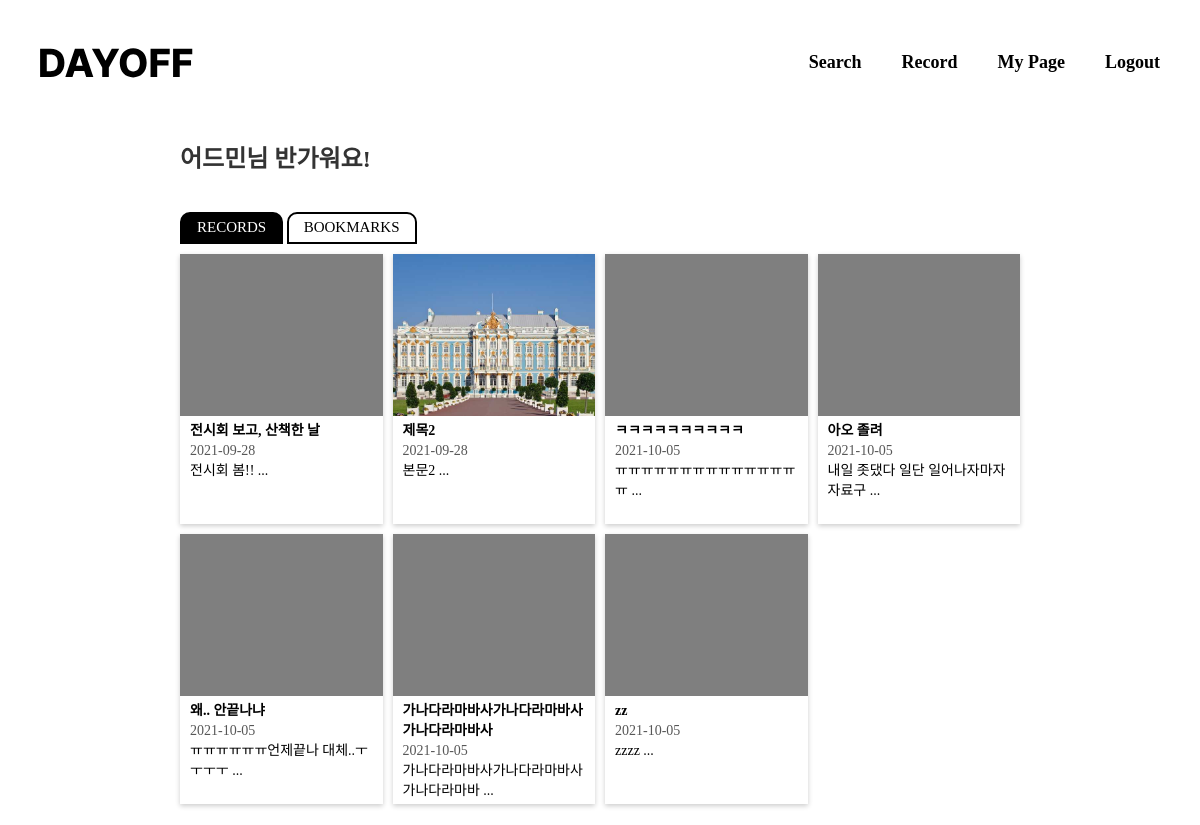
The app's page /mypage (signed in) with its own data.
### account/models.py (models this page shows)
class CustomUser(AbstractUser):
    nickname = models.CharField(max_length=30)
    name = models.CharField(max_length=30)

### today/models.py (models this page shows, shortened)
class Post(models.Model):
    author = models.ForeignKey(
        settings.AUTH_USER_MODEL,
        on_delete=models.CASCADE,
    )
    title = models.CharField(max_length=100, blank=True, null=True)
    pub_date = models.DateField('data published', blank=True, null=True)
    hashtag = models.ManyToManyField(Hashtag, blank=True, null=True)
    body = models.TextField(max_length=500, blank=True, null=True)
    image=models.ImageField(upload_to='images/', blank=True, null=True)
    bookmark=models.ManyToManyField(
        settings.AUTH_USER_MODEL,
        blank=True,
        related_name='bookmark'
    )
    def summary(self):
        return self.body[:20]

### account/views.py (the view)
# urls.py: path('mypage', account.views.mypage, name="mypage"),
@login_required
def mypage(request):
    logged_in_user = request.user
    logged_in_user_posts = Post.objects.filter(author=request.user)
    logged_in_user_bookmarks=Post.objects.filter(bookmark=request.user)
    return render(request, 'mypage.html', {'posts': logged_in_user_posts, 'bookmarks':logged_in_user_bookmarks})

### templates/mypage.html (shortened to what this page needs)
<!DOCTYPE html>
<html lang="en">
  <head>
    <link rel="stylesheet" type="text/css" href="../static/css/common.css" />
    <link rel="stylesheet" type="text/css" href="../static/css/mypage.css" />
    <link
      rel="stylesheet"
      href="https://maxcdn.bootstrapcdn.com/bootstrap/3.3.2/css/bootstrap.min.css"
    />
  </head>
  <body>
    {% include 'header.html' %}
    <div class="contents">
      <h3 class="sub-title">{{user.nickname}}님 반가워요!</h3>
      <div class="button-wrapper">
        <a href="{% url 'mypage' %}"
          ><button class="active-button">RECORDS</button></a
        >
        <a href="{% url 'mypageBookmark' %}"
          ><button class="disabled-button">BOOKMARKS</button></a
        >
      </div>
      <div class="post-list">
        {% for post in posts.all %}
        <div class="post-wrapper">
          <a
            href="{% url 'postDetail' post.id %}"
            style="text-decoration: none; color: black"
          >
            <div class="post-image-background">
              {% if post.image %}
              <img class="post-image" src="{{ post.image.url }}" />
              {% endif %}
            </div>
            <div class="post-text">
              <div class="post-title">{{post.title}}</div>
              <div class="post-pub-date" style="color: #575757">
                {{post.pub_date|date:"Y-m-d"}}
              </div>
              <div class="post-body">{{post.summary}} ...</div>
            </div>
          </a>
        </div>
        {% endfor %}
      </div>
    </div>
  </body>
</html>

### static/css/common.css (style rules this page uses)
* { font-family: Pretendard; }
a { text-decoration: none; }
.contents { padding: 0 15%; margin-bottom: 15%; }

### static/css/mypage.css (style rules this page uses)
.sub-title { font-weight: 600; }
.post-image-background { background-color: rgba(0, 0, 0, 0.5); width: 100; height: 60%; }
.post-image { width: 100%; height: 100%; object-fit: cover; }
.post-list { display: grid; grid-template-columns: 1fr 1fr 1fr 1fr; gap: 10px; }
.post-wrapper { box-shadow: 0 2px 5px rgba(0, 0, 0, 0.2); height: 270px; position: relative; top: 0px; transition: 0.2s; }
.post-text { padding: 5px 10px; }
.post-title { font-weight: 600; }
.disabled-button { font-size: 15px; font-weight: 500; border-style: solid; border-color: black; background-color: white; color: black; padding: 3px 15px; border-radius: 10px 10px 0px 0px; }
.active-button { font-size: 15px; font-weight: 500; border-style: solid; border-color: black; color: white; background-color: black; padding: 3px 15px; border-radius: 10px 10px 0px 0px; }
.button-wrapper { margin-bottom: 10px; margin-top: 40px; }

### records on screen
CustomUser: nickname "어드민"
Post: title "전시회 보고, 산책한 날", pub_date "2021-09-28", summary "전시회 봄!!"
Post: image (picture), title "제목2", pub_date "2021-09-28", summary "본문2"
Post: title "ㅋㅋㅋㅋㅋㅋㅋㅋㅋㅋ", pub_date "2021-10-05", summary "ㅠㅠㅠㅠㅠㅠㅠㅠㅠㅠㅠㅠㅠㅠㅠ"
Post: title "아오 졸려", pub_date "2021-10-05", summary "내일 좃댔다 일단 일어나자마자 자료구"
Post: title "왜.. 안끝나냐", pub_date "2021-10-05", summary "ㅠㅠㅠㅠㅠㅠ언제끝나 대체..ㅜㅜㅜㅜ"
Post: title "가나다라마바사가나다라마바사가나다라마바사", pub_date "2021-10-05", summary "가나다라마바사가나다라마바사가나다라마바"
Post: title "zz", pub_date "2021-10-05", summary "zzzz"
